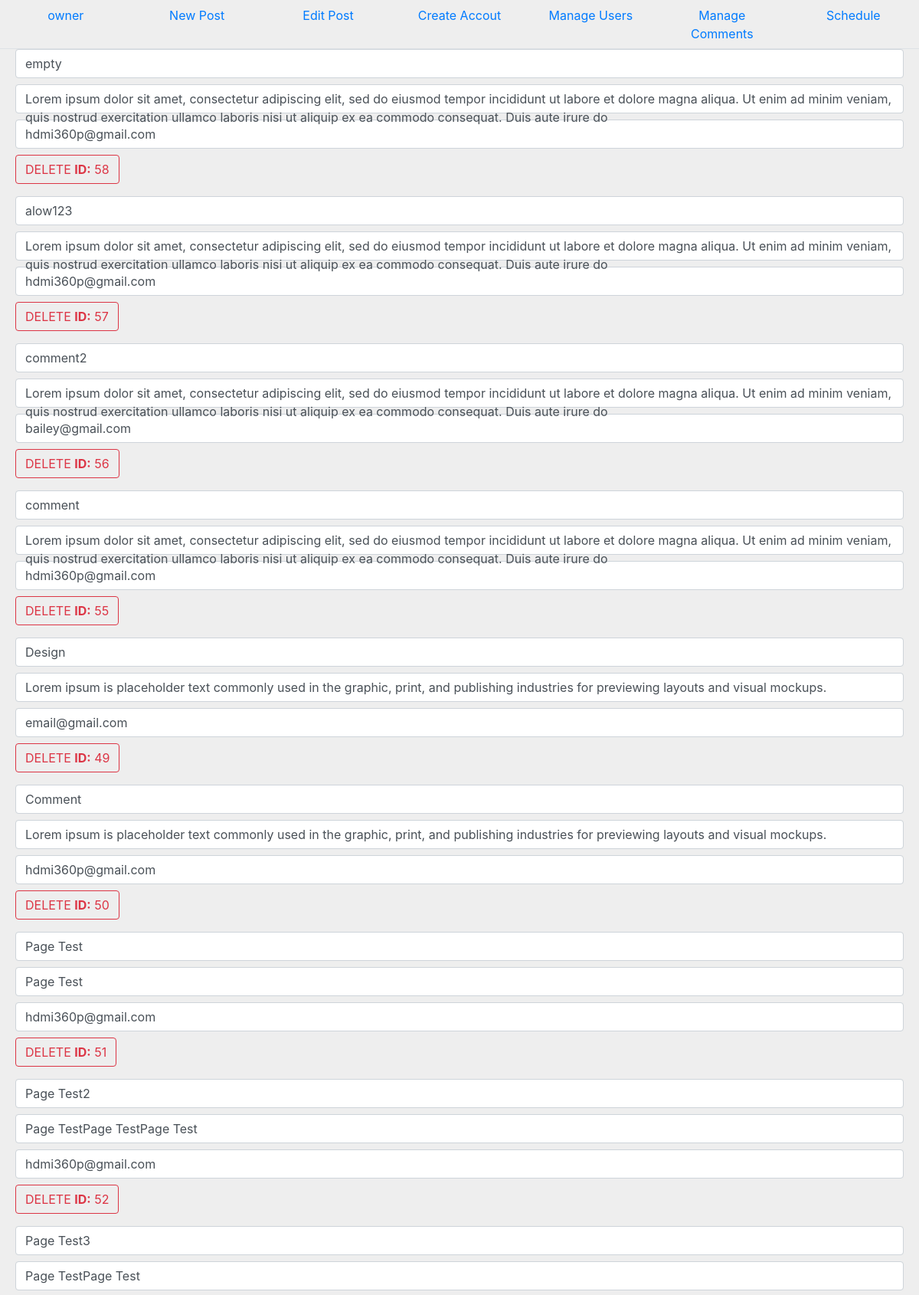
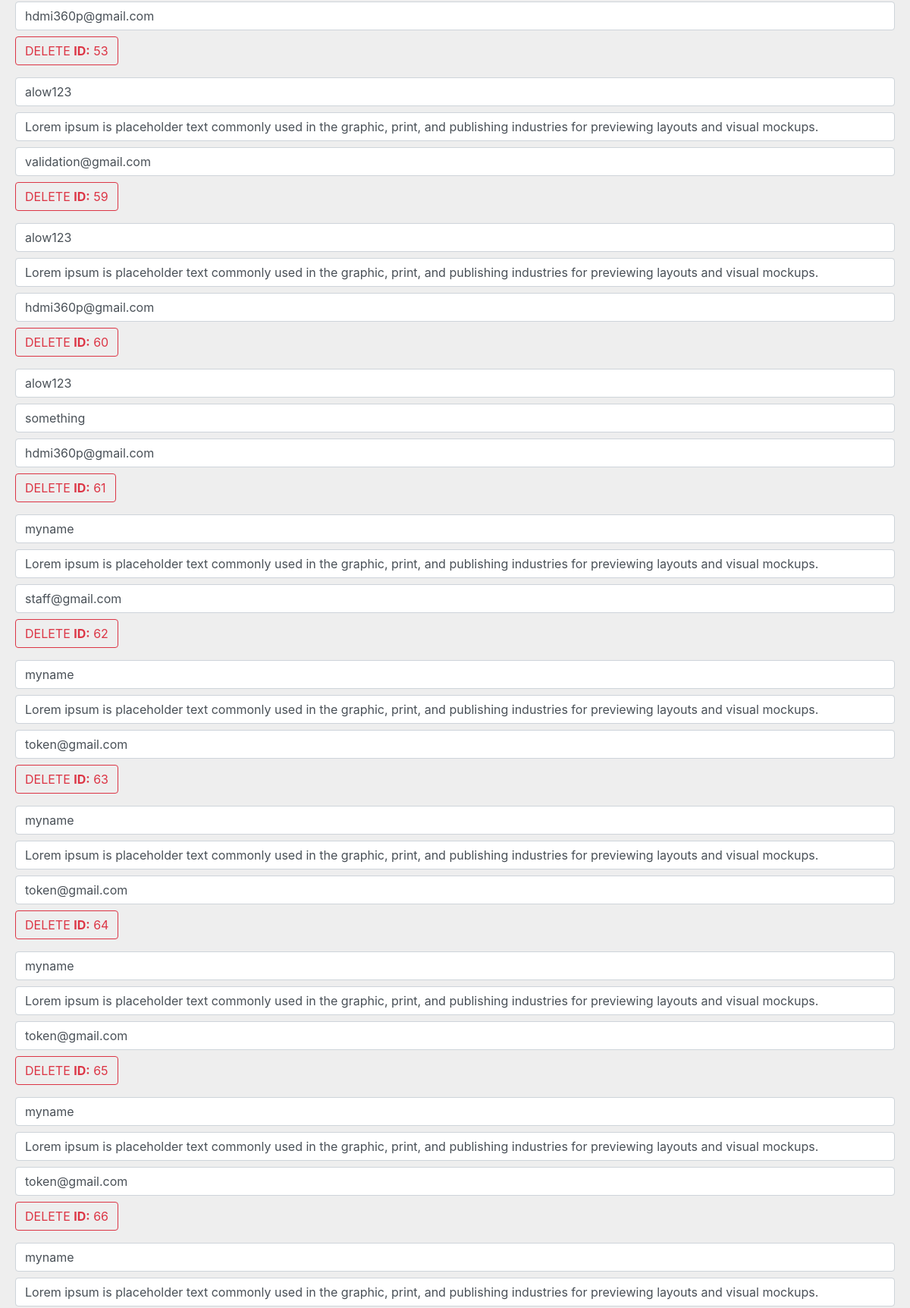
/del_comment.php (signed in, upper part), run on the app's committed database (2 pictures, top to bottom).
### tables this page shows
CREATE TABLE `users` (
  `id` int(11) NOT NULL,
  `email` varchar(255) NOT NULL,
  `password` varchar(255) NOT NULL,
  `name` varchar(255) NOT NULL,
  `age` varchar(255) NOT NULL,
  `country` varchar(255) NOT NULL,
  `privacy` varchar(255) NOT NULL,
  `about` varchar(255) NOT NULL,
  `rank` varchar(255) NOT NULL,
  `thumb` varchar(255) NOT NULL,
  `joindate` varchar(255) NOT NULL,
  `status` varchar(255) NOT NULL,
  `token` varchar(255) NOT NULL
);

CREATE TABLE `comments` (
  `id` int(11) NOT NULL,
  `email` varchar(255) NOT NULL,
  `name` varchar(255) NOT NULL,
  `comment` varchar(255) NOT NULL,
  `token` varchar(255) NOT NULL,
  `date` varchar(255) NOT NULL
);

### del_comment.php (the view, shortened to what this page needs)
<?php
include_once("db.php");
?>
<html>
<head>
<link rel="stylesheet" href="https://cdnjs.cloudflare.com/ajax/libs/font-awesome/4.7.0/css/font-awesome.min.css">
<link rel='stylesheet' href='https://use.fontawesome.com/releases/v5.5.0/css/all.css'>
<link rel="stylesheet" href="css/bootstrap.css" />
</head>
<body style="background: rgb(238,238,238)">
<?php
$email = $_SESSION['email'];
$sqlsource = "SELECT * FROM users WHERE email='$email'";
$resultsource = $connsource->query($sqlsource);
$rowsource = $resultsource->fetch_assoc();
$source = $rowsource['name'];
?>
<?php
include_once("nav.php");
?>
<div class="panel">
<?php
	$sql = "SELECT * FROM comments";
	$result = $connsource->query($sql);
    while($row = $result->fetch_assoc()) {
			$id = $row['id'];
			$name = $row['name'];
			$comment = $row['comment'];
			$email = $row['email'];
?>
    <div class="form-group">
	<span  class="form-control mt-2"><?php echo $name?></span>
	<span  class="form-control mt-2"><?php echo $comment?></span>
	<span  class="form-control mt-2"><?php echo $email?></span>
	<a class="btn btn-outline-danger mt-2" href="del_comment_act.php?id=<?php echo $id ?>"> DELETE <b>ID:</b> <?php echo $id ?></a>
	</div>
<?php
}
?>
</div>
</body>
</html>

### nav.php (shortened to what this page needs)
<?php
$disabled = false;
?>
<nav class="nav nav-pills nav-justified">
<ul class="nav nav-tabs justify-content-center mb-2" style="background-color:rgb(238,238,238);position:fixed;left:0;right:0;">
  <li class="nav-item">
	<a class="nav-link" href="edit_account.php"><?php echo $source?></a>
  </li>
  <li class="nav-item">
    <a class="nav-link" href="postfile.php">New Post</a>
  </li>
  <li class="nav-item">
    <a class="nav-link" href="index2.php">Edit Post</a>
  </li>
  <li class="nav-item">
    <a class="nav-link <?php echo $disabled?>" href="create.php">Create Accout</a>
  </li>
      <li class="nav-item">
    <a class="nav-link <?php echo $disabled?>" href="users.php">Manage Users</a>
  </li>
        <li class="nav-item">
    <a class="nav-link <?php echo $disabled?>" href="del_comment.php">Manage Comments</a>
  </li>
          <li class="nav-item">
    <a class="nav-link" href="schedule.php">Schedule</a>
  </li>
</ul>
</nav>

### del_comment.php (style rules this page uses)
.panel { margin-top:64px; margin-left:20px; margin-right:20px; }

### data on the page
users: name "owner"
comments: name "empty", comment "Lorem ipsum dolor sit amet, consectetur adipiscing elit, sed do eiusmod tempor incididunt ut labore et dolore magna aliqua. Ut enim ad minim veniam, quis nostrud exercitation ullamco laboris nisi ut aliquip ex ea commodo consequat. Duis aute irure do", email "hdmi360p@gmail.com", id "58"
comments: name "alow123", comment "Lorem ipsum dolor sit amet, consectetur adipiscing elit, sed do eiusmod tempor incididunt ut labore et dolore magna aliqua. Ut enim ad minim veniam, quis nostrud exercitation ullamco laboris nisi ut aliquip ex ea commodo consequat. Duis aute irure do", email "hdmi360p@gmail.com", id "57"
comments: name "comment2", comment "Lorem ipsum dolor sit amet, consectetur adipiscing elit, sed do eiusmod tempor incididunt ut labore et dolore magna aliqua. Ut enim ad minim veniam, quis nostrud exercitation ullamco laboris nisi ut aliquip ex ea commodo consequat. Duis aute irure do", email "bailey@gmail.com", id "56"
comments: name "comment", comment "Lorem ipsum dolor sit amet, consectetur adipiscing elit, sed do eiusmod tempor incididunt ut labore et dolore magna aliqua. Ut enim ad minim veniam, quis nostrud exercitation ullamco laboris nisi ut aliquip ex ea commodo consequat. Duis aute irure do", email "hdmi360p@gmail.com", id "55"
comments: name "Design", comment "Lorem ipsum is placeholder text commonly used in the graphic, print, and publishing industries for previewing layouts and visual mockups.", email "email@gmail.com", id "49"
comments: name "Comment", comment "Lorem ipsum is placeholder text commonly used in the graphic, print, and publishing industries for previewing layouts and visual mockups.", email "hdmi360p@gmail.com", id "50"
comments: name "Page Test", comment "Page Test", email "hdmi360p@gmail.com", id "51"
comments: name "Page Test2", comment "Page TestPage TestPage Test", email "hdmi360p@gmail.com", id "52"
comments: name "Page Test3", comment "Page TestPage Test", email "hdmi360p@gmail.com", id "53"
comments: name "alow123", comment "Lorem ipsum is placeholder text commonly used in the graphic, print, and publishing industries for previewing layouts and visual mockups.", email "validation@gmail.com", id "59"
comments: name "alow123", comment "Lorem ipsum is placeholder text commonly used in the graphic, print, and publishing industries for previewing layouts and visual mockups.", email "hdmi360p@gmail.com", id "60"
comments: name "alow123", comment "something", email "hdmi360p@gmail.com", id "61"
comments: name "myname", comment "Lorem ipsum is placeholder text commonly used in the graphic, print, and publishing industries for previewing layouts and visual mockups.", email "staff@gmail.com", id "62"
comments: name "myname", comment "Lorem ipsum is placeholder text commonly used in the graphic, print, and publishing industries for previewing layouts and visual mockups.", email "token@gmail.com", id "63"
comments: name "myname", comment "Lorem ipsum is placeholder text commonly used in the graphic, print, and publishing industries for previewing layouts and visual mockups.", email "token@gmail.com", id "64"
comments: name "myname", comment "Lorem ipsum is placeholder text commonly used in the graphic, print, and publishing industries for previewing layouts and visual mockups.", email "token@gmail.com", id "65"
comments: name "myname", comment "Lorem ipsum is placeholder text commonly used in the graphic, print, and publishing industries for previewing layouts and visual mockups.", email "token@gmail.com", id "66"
comments: name "myname", comment "Lorem ipsum is placeholder text commonly used in the graphic, print, and publishing industries for previewing layouts and visual mockups."
